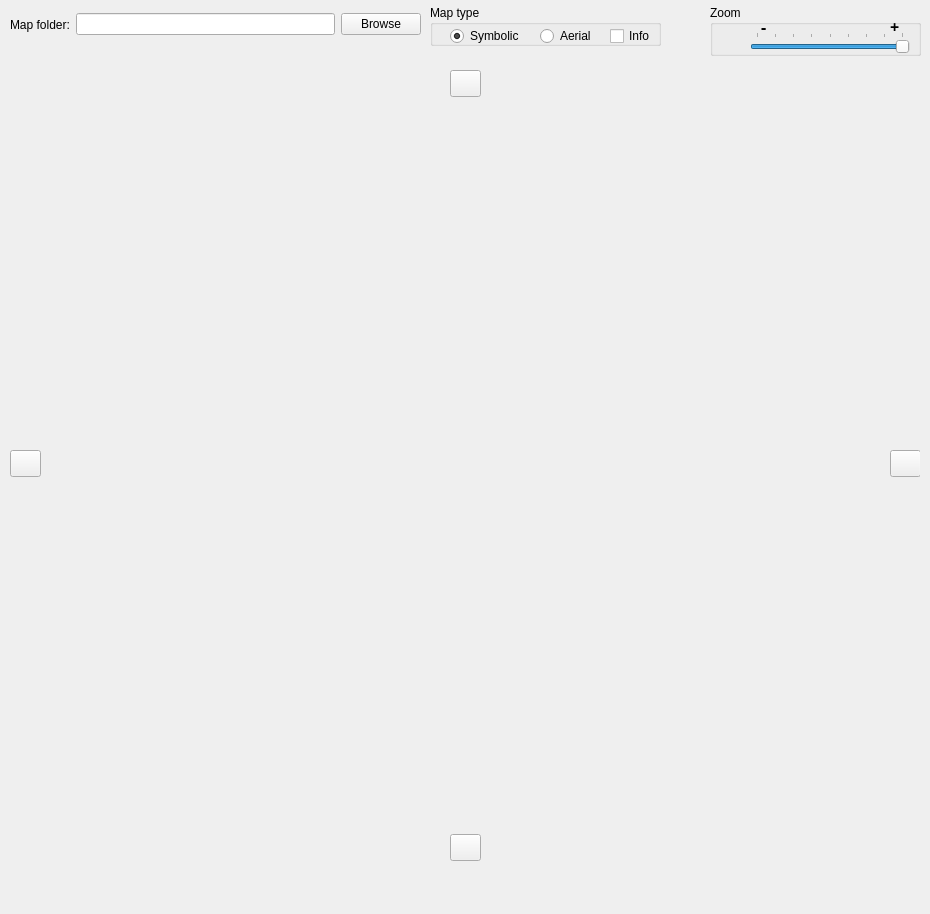
<?xml version="1.0" encoding="UTF-8"?>
<ui version="4.0">
 <class>Path2DTab</class>
 <widget class="QWidget" name="Path2DTab">
  <property name="geometry">
   <rect>
    <x>0</x>
    <y>0</y>
    <width>930</width>
    <height>914</height>
   </rect>
  </property>
  <property name="windowTitle">
   <string>Form</string>
  </property>
  <widget class="View2d" name="widget" native="true">
   <property name="geometry">
    <rect>
     <x>10</x>
     <y>70</y>
     <width>910</width>
     <height>791</height>
    </rect>
   </property>
   <widget class="QPushButton" name="leftButton">
    <property name="geometry">
     <rect>
      <x>0</x>
      <y>380</y>
      <width>31</width>
      <height>27</height>
     </rect>
    </property>
    <property name="text">
     <string/>
    </property>
    <property name="icon">
     <iconset>
      <normaloff>../../../../../../../../usr/share/icons/oxygen/32x32/actions/arrow-left.png</normaloff>../../../../../../../../usr/share/icons/oxygen/32x32/actions/arrow-left.png</iconset>
    </property>
   </widget>
   <widget class="QPushButton" name="rightButton">
    <property name="geometry">
     <rect>
      <x>880</x>
      <y>380</y>
      <width>31</width>
      <height>27</height>
     </rect>
    </property>
    <property name="text">
     <string/>
    </property>
    <property name="icon">
     <iconset>
      <normaloff>../../../../../../../../usr/share/icons/oxygen/32x32/actions/arrow-right.png</normaloff>../../../../../../../../usr/share/icons/oxygen/32x32/actions/arrow-right.png</iconset>
    </property>
   </widget>
   <widget class="QPushButton" name="upButton">
    <property name="geometry">
     <rect>
      <x>440</x>
      <y>0</y>
      <width>31</width>
      <height>27</height>
     </rect>
    </property>
    <property name="text">
     <string/>
    </property>
    <property name="icon">
     <iconset>
      <normaloff>../../../../../../../../usr/share/icons/oxygen/32x32/actions/arrow-up.png</normaloff>../../../../../../../../usr/share/icons/oxygen/32x32/actions/arrow-up.png</iconset>
    </property>
   </widget>
   <widget class="QPushButton" name="downButton">
    <property name="geometry">
     <rect>
      <x>440</x>
      <y>764</y>
      <width>31</width>
      <height>27</height>
     </rect>
    </property>
    <property name="text">
     <string/>
    </property>
    <property name="icon">
     <iconset>
      <normaloff>../../../../../../../../usr/share/icons/oxygen/32x32/actions/arrow-down.png</normaloff>../../../../../../../../usr/share/icons/oxygen/32x32/actions/arrow-down.png</iconset>
    </property>
   </widget>
  </widget>
  <widget class="QWidget" name="gridLayoutWidget">
   <property name="geometry">
    <rect>
     <x>10</x>
     <y>10</y>
     <width>411</width>
     <height>29</height>
    </rect>
   </property>
   <layout class="QHBoxLayout" name="browseLayout">
    <item>
     <widget class="QLabel" name="folderLabel">
      <property name="text">
       <string>Map folder:</string>
      </property>
     </widget>
    </item>
    <item>
     <widget class="QLineEdit" name="folderEdit"/>
    </item>
    <item>
     <widget class="QPushButton" name="browseButton">
      <property name="text">
       <string>Browse</string>
      </property>
     </widget>
    </item>
   </layout>
  </widget>
  <widget class="QGroupBox" name="mapTypeBox">
   <property name="geometry">
    <rect>
     <x>430</x>
     <y>5</y>
     <width>231</width>
     <height>41</height>
    </rect>
   </property>
   <property name="title">
    <string>Map type</string>
   </property>
   <widget class="QRadioButton" name="symbolicRadioButton">
    <property name="geometry">
     <rect>
      <x>20</x>
      <y>20</y>
      <width>91</width>
      <height>22</height>
     </rect>
    </property>
    <property name="text">
     <string>Symbolic</string>
    </property>
    <property name="checked">
     <bool>true</bool>
    </property>
   </widget>
   <widget class="QRadioButton" name="aerialRadioButton">
    <property name="geometry">
     <rect>
      <x>110</x>
      <y>20</y>
      <width>71</width>
      <height>22</height>
     </rect>
    </property>
    <property name="text">
     <string>Aerial</string>
    </property>
   </widget>
   <widget class="QCheckBox" name="infoCheckBox">
    <property name="geometry">
     <rect>
      <x>180</x>
      <y>20</y>
      <width>94</width>
      <height>22</height>
     </rect>
    </property>
    <property name="text">
     <string>Info</string>
    </property>
   </widget>
  </widget>
  <widget class="QGroupBox" name="zoomBox">
   <property name="geometry">
    <rect>
     <x>710</x>
     <y>5</y>
     <width>211</width>
     <height>51</height>
    </rect>
   </property>
   <property name="title">
    <string>Zoom</string>
   </property>
   <widget class="QSlider" name="zoomSlider">
    <property name="geometry">
     <rect>
      <x>40</x>
      <y>27</y>
      <width>160</width>
      <height>21</height>
     </rect>
    </property>
    <property name="maximum">
     <number>8</number>
    </property>
    <property name="pageStep">
     <number>1</number>
    </property>
    <property name="value">
     <number>8</number>
    </property>
    <property name="sliderPosition">
     <number>8</number>
    </property>
    <property name="tracking">
     <bool>true</bool>
    </property>
    <property name="orientation">
     <enum>Qt::Horizontal</enum>
    </property>
    <property name="invertedAppearance">
     <bool>false</bool>
    </property>
    <property name="invertedControls">
     <bool>false</bool>
    </property>
    <property name="tickPosition">
     <enum>QSlider::TicksAbove</enum>
    </property>
    <property name="tickInterval">
     <number>1</number>
    </property>
   </widget>
   <widget class="QLabel" name="plusLabel">
    <property name="geometry">
     <rect>
      <x>180</x>
      <y>10</y>
      <width>16</width>
      <height>17</height>
     </rect>
    </property>
    <property name="font">
     <font>
      <family>Accanthis ADF Std</family>
      <pointsize>12</pointsize>
      <weight>75</weight>
      <bold>true</bold>
     </font>
    </property>
    <property name="text">
     <string>&lt;!DOCTYPE HTML PUBLIC &quot;-//W3C//DTD HTML 4.0//EN&quot; &quot;http://www.w3.org/TR/REC-html40/strict.dtd&quot;&gt;
&lt;html&gt;&lt;head&gt;&lt;meta name=&quot;qrichtext&quot; content=&quot;1&quot; /&gt;&lt;style type=&quot;text/css&quot;&gt;
p, li { white-space: pre-wrap; }
&lt;/style&gt;&lt;/head&gt;&lt;body style=&quot; font-family:'Sans'; font-size:10pt; font-weight:400; font-style:normal;&quot;&gt;
&lt;p style=&quot; margin-top:0px; margin-bottom:0px; margin-left:0px; margin-right:0px; -qt-block-indent:0; text-indent:0px;&quot;&gt;&lt;span style=&quot; font-size:12pt; font-weight:600;&quot;&gt;+&lt;/span&gt;&lt;/p&gt;&lt;/body&gt;&lt;/html&gt;</string>
    </property>
   </widget>
   <widget class="QLabel" name="minusLabel">
    <property name="geometry">
     <rect>
      <x>51</x>
      <y>10</y>
      <width>16</width>
      <height>17</height>
     </rect>
    </property>
    <property name="font">
     <font>
      <family>Accanthis ADF Std</family>
      <pointsize>12</pointsize>
      <weight>75</weight>
      <bold>true</bold>
     </font>
    </property>
    <property name="lineWidth">
     <number>1</number>
    </property>
    <property name="text">
     <string>&lt;!DOCTYPE HTML PUBLIC &quot;-//W3C//DTD HTML 4.0//EN&quot; &quot;http://www.w3.org/TR/REC-html40/strict.dtd&quot;&gt;
&lt;html&gt;&lt;head&gt;&lt;meta name=&quot;qrichtext&quot; content=&quot;1&quot; /&gt;&lt;style type=&quot;text/css&quot;&gt;
p, li { white-space: pre-wrap; }
&lt;/style&gt;&lt;/head&gt;&lt;body style=&quot; font-family:'Sans'; font-size:10pt; font-weight:400; font-style:normal;&quot;&gt;
&lt;p style=&quot; margin-top:0px; margin-bottom:0px; margin-left:0px; margin-right:0px; -qt-block-indent:0; text-indent:0px;&quot;&gt;&lt;span style=&quot; font-size:12pt; font-weight:600;&quot;&gt;-&lt;/span&gt;&lt;/p&gt;&lt;/body&gt;&lt;/html&gt;</string>
    </property>
   </widget>
  </widget>
 </widget>
 <customwidgets>
  <customwidget>
   <class>View2d</class>
   <extends>QWidget</extends>
   <header>View2d.h</header>
   <container>1</container>
  </customwidget>
 </customwidgets>
 <resources/>
 <connections>
  <connection>
   <sender>browseButton</sender>
   <signal>clicked()</signal>
   <receiver>Path2DTab</receiver>
   <slot>mapBrowseClicked()</slot>
   <hints>
    <hint type="sourcelabel">
     <x>787</x>
     <y>24</y>
    </hint>
    <hint type="destinationlabel">
     <x>464</x>
     <y>399</y>
    </hint>
   </hints>
  </connection>
  <connection>
   <sender>aerialRadioButton</sender>
   <signal>toggled(bool)</signal>
   <receiver>Path2DTab</receiver>
   <slot>aerialToggled(bool)</slot>
   <hints>
    <hint type="sourcelabel">
     <x>145</x>
     <y>70</y>
    </hint>
    <hint type="destinationlabel">
     <x>464</x>
     <y>399</y>
    </hint>
   </hints>
  </connection>
  <connection>
   <sender>infoCheckBox</sender>
   <signal>toggled(bool)</signal>
   <receiver>Path2DTab</receiver>
   <slot>infoToggled(bool)</slot>
   <hints>
    <hint type="sourcelabel">
     <x>156</x>
     <y>100</y>
    </hint>
    <hint type="destinationlabel">
     <x>464</x>
     <y>399</y>
    </hint>
   </hints>
  </connection>
  <connection>
   <sender>zoomSlider</sender>
   <signal>valueChanged(int)</signal>
   <receiver>Path2DTab</receiver>
   <slot>zoomChanged(int)</slot>
   <hints>
    <hint type="sourcelabel">
     <x>379</x>
     <y>107</y>
    </hint>
    <hint type="destinationlabel">
     <x>464</x>
     <y>399</y>
    </hint>
   </hints>
  </connection>
  <connection>
   <sender>upButton</sender>
   <signal>clicked()</signal>
   <receiver>Path2DTab</receiver>
   <slot>upClicked()</slot>
   <hints>
    <hint type="sourcelabel">
     <x>465</x>
     <y>73</y>
    </hint>
    <hint type="destinationlabel">
     <x>464</x>
     <y>438</y>
    </hint>
   </hints>
  </connection>
  <connection>
   <sender>downButton</sender>
   <signal>clicked()</signal>
   <receiver>Path2DTab</receiver>
   <slot>downClicked()</slot>
   <hints>
    <hint type="sourcelabel">
     <x>465</x>
     <y>837</y>
    </hint>
    <hint type="destinationlabel">
     <x>464</x>
     <y>438</y>
    </hint>
   </hints>
  </connection>
  <connection>
   <sender>rightButton</sender>
   <signal>clicked()</signal>
   <receiver>Path2DTab</receiver>
   <slot>rightClicked()</slot>
   <hints>
    <hint type="sourcelabel">
     <x>905</x>
     <y>453</y>
    </hint>
    <hint type="destinationlabel">
     <x>464</x>
     <y>438</y>
    </hint>
   </hints>
  </connection>
  <connection>
   <sender>leftButton</sender>
   <signal>clicked()</signal>
   <receiver>Path2DTab</receiver>
   <slot>leftClicked()</slot>
   <hints>
    <hint type="sourcelabel">
     <x>25</x>
     <y>453</y>
    </hint>
    <hint type="destinationlabel">
     <x>464</x>
     <y>438</y>
    </hint>
   </hints>
  </connection>
 </connections>
 <slots>
  <slot>mapBrowseClicked()</slot>
  <slot>aerialToggled(bool)</slot>
  <slot>infoToggled(bool)</slot>
  <slot>zoomChanged(int)</slot>
  <slot>upClicked()</slot>
  <slot>downClicked()</slot>
  <slot>leftClicked()</slot>
  <slot>rightClicked()</slot>
 </slots>
</ui>
